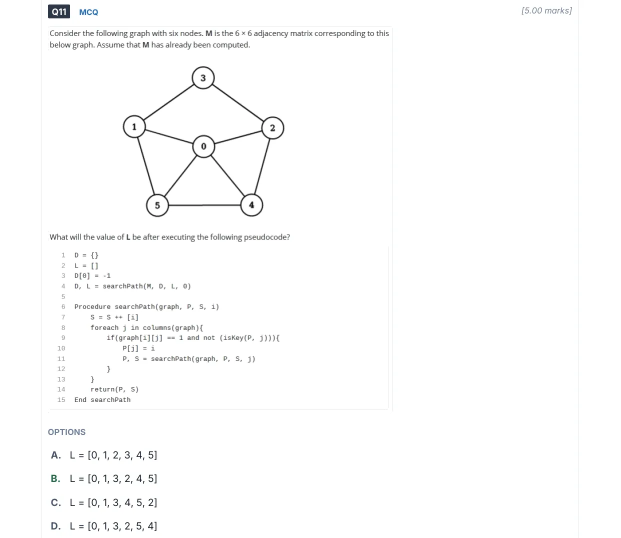
#> input picture questions/ct/C01_2022_aug-Q11.webp, 1241 x 1075 px (shown at 1/2 size)
$ python -i extract.py   (imports and definitions only)
#> lines starting #> are read from the running program, lines starting #| are printed output that depends on the picture; after the words box and inside, x2 and y2 are one past the last pixel; in counts of white or black regions, pixels touching at a corner belong together
#!/usr/bin/env python3
"""Crop each PYQ out of its source PDF as a self-contained image, answer redacted.

Needs only poppler (pdftoppm, pdftotext) and Pillow -- both already present.

The source PDFs have no usable text for the questions themselves (formulas are
rasterised), but the *labels* are real text: "Q12", "OPTIONS", "Correct",
"ANSWER". So we locate questions by their label bounding boxes and crop the
rendered page image between them.

Two things get painted over before saving:
  * the answer markers -- "checkmark Correct" sits inline beside the right option
    (MCQ/MSQ), while SA papers use an "ANSWER" heading followed by the value.
  * the page footer, which carries the downloader's name and email on every
    page. These crops go to a public site. It is painted over rather than
    cropped away, because it is stamped at a fixed height and real content can
    fall below it.

The papers also tint the correct option's row pale green, so removing only the
text would still hand over the answer. Every near-white background is therefore
flattened to pure white -- that kills the green wash and the zebra striping
together -- and the redaction boxes are painted white too, so their position
gives nothing away either.
"""
import json, os, re, subprocess, tempfile
from PIL import Image, ImageChops, ImageDraw

ROOT = os.path.dirname(os.path.dirname(os.path.abspath(__file__)))
PDF_ROOT = os.path.expanduser("~/Documents/IITM-T2-Q1/End Term PYQs")
SUBJECTS = {"Math2": "math2", "Stat1": "stat1", "CT": "ct", "Eng1": "english1"}

DPI = 150
SCALE = DPI / 72.0
LABEL_X_MAX = 80      # question labels live in the left margin; body text starts right of this
TOP_MARGIN = 30       # where a continuation slice starts on a fresh page
LABEL_PAD = 6         # keep a little air above the "Q12" label
END_PAD = 16          # ...and cut above the next question's card border
SA_MARGIN = 14        # the SA answer card's top edge and green bar sit above "ANSWER"
REDACT_PAD = 2
FILL = (255, 255, 255)   # match the flattened background: an invisible redaction
FLATTEN_MIN = 235        # any pixel this pale is background, whatever its hue
INK_MAX = 210            # darker than this is real content, not a hairline rule

MONTHS = "jan feb mar apr may jun jul aug sep oct nov dec".split()
WORD_RE = re.compile(
    r'<word xMin="([\d.]+)" yMin="([\d.]+)" xMax="([\d.]+)" yMax="([\d.]+)">(.*?)</word>')


# [38 lines left out: functions paper_token, page_words, footer_boxes, not called in this run]


def body_top(words):
    """First content on a continuation page."""
    return max(0, min((w[1] for w in words), default=TOP_MARGIN) - 6)


def body_bottom(words, page_h):
    """Last content on the page, footer included -- it gets painted, not cut."""
    return min(page_h, max((w[3] for w in words), default=page_h - 30) + 8)


# [100 lines left out: functions flatten, render_pages, find_questions, band_slices, redactions, build_image, not called in this run]


def trim_bottom(img):
    """Drop trailing blank rows -- redacting an SA answer can leave half a page.

    Measured against real ink, not any non-white pixel: the *next* question's
    card border is a hairline of about (232,232,232) and would otherwise hold a
    page of whitespace in every crop.
    """
    ink = img.convert("L").point(lambda v: 255 if v < INK_MAX else 0)
    bbox = ink.getbbox()
    if bbox and bbox[3] + 12 < img.height:
        return img.crop((0, 0, img.width, bbox[3] + 12))
    return img


# [44 lines left out: function main, not called in this run]


# [2 lines not run here, left out]

>>> from PIL import Image
>>> picture = Image.open('../questions/ct/C01_2022_aug-Q11.webp')
#> picture is the input picture: PIL image 1241x1075 RGB; mean R, G, B 251.9, 252, 252.1
>>> result = trim_bottom(picture)
#> in trim_bottom, `ink = img.convert("L").point(lambda v: 255 if v < INK_MAX else 0)`:
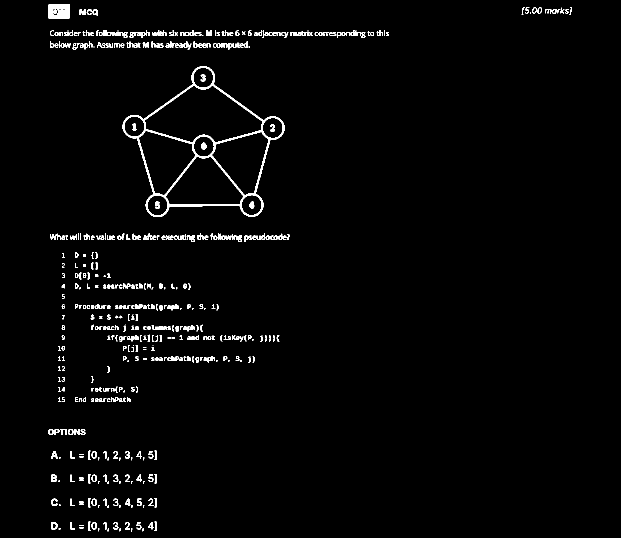
#> ink: PIL image 1241x1075 L (shown at 1/2 size); 2.1% white; 483 white regions (98 under 20 px), largest, box (x1, y1, x2, y2) and area: (245, 132, 569, 434) 6825, (96, 9, 140, 37) 1049, (344, 83, 383, 99) 215
#> in trim_bottom, `bbox = ink.getbbox()`: bbox = (96, 9, 1144, 1063)

$ run again, on questions/english1/E01_2022_aug-Q33.webp
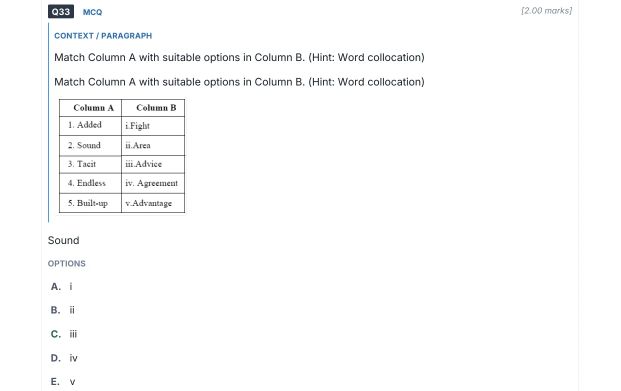
#> input picture questions/english1/E01_2022_aug-Q33.webp, 1241 x 782 px (shown at 1/2 size)
#> picture is the input picture: PIL image 1241x782 RGB; mean R, G, B 251.1, 251.4, 251.5
#> in trim_bottom, `ink = img.convert("L").point(lambda v: 255 if v < INK_MAX else 0)`:
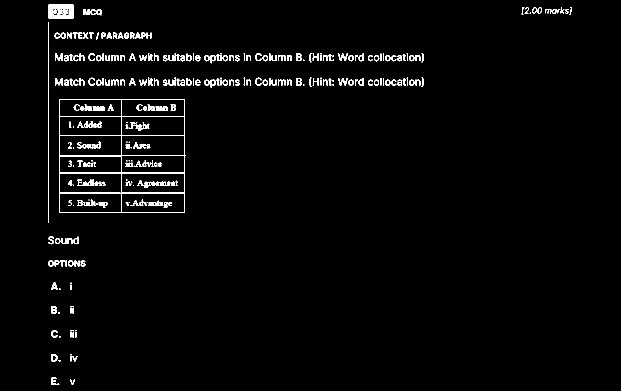
#> ink: PIL image 1241x782 L (shown at 1/2 size); 2.3% white in thin lines or dots, all inside (x1, y1, x2, y2) = (96, 9, 1144, 770)
#> bbox = (96, 9, 1144, 770)

$ run again, on questions/math2/P01_2022_aug-Q14.webp
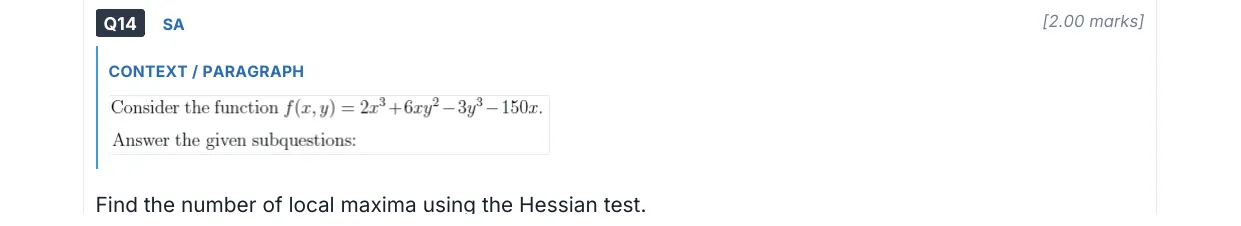
#> input picture questions/math2/P01_2022_aug-Q14.webp, 1241 x 226 px
#> picture is the input picture: PIL image 1241x226 RGB; mean R, G, B 249.7, 250.1, 250.5
#> in trim_bottom, `ink = img.convert("L").point(lambda v: 255 if v < INK_MAX else 0)`:
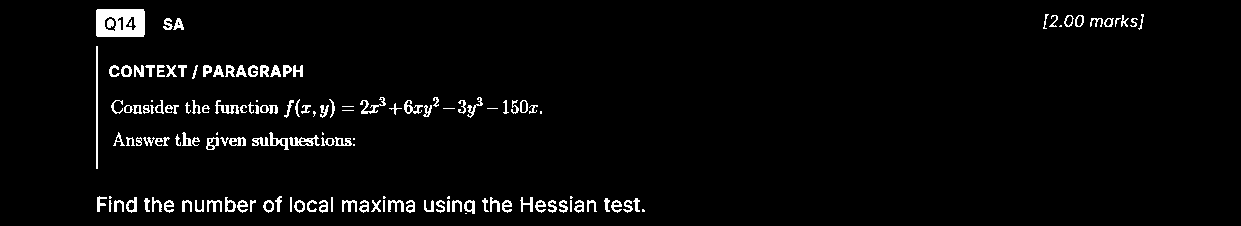
#> ink: PIL image 1241x226 L; 3.2% white; 148 white regions (21 under 20 px), largest, box (x1, y1, x2, y2) and area: (96, 9, 145, 37) 1150, (96, 46, 98, 169) 246, (289, 135, 320, 146) 168
#> bbox = (96, 9, 1144, 214)
